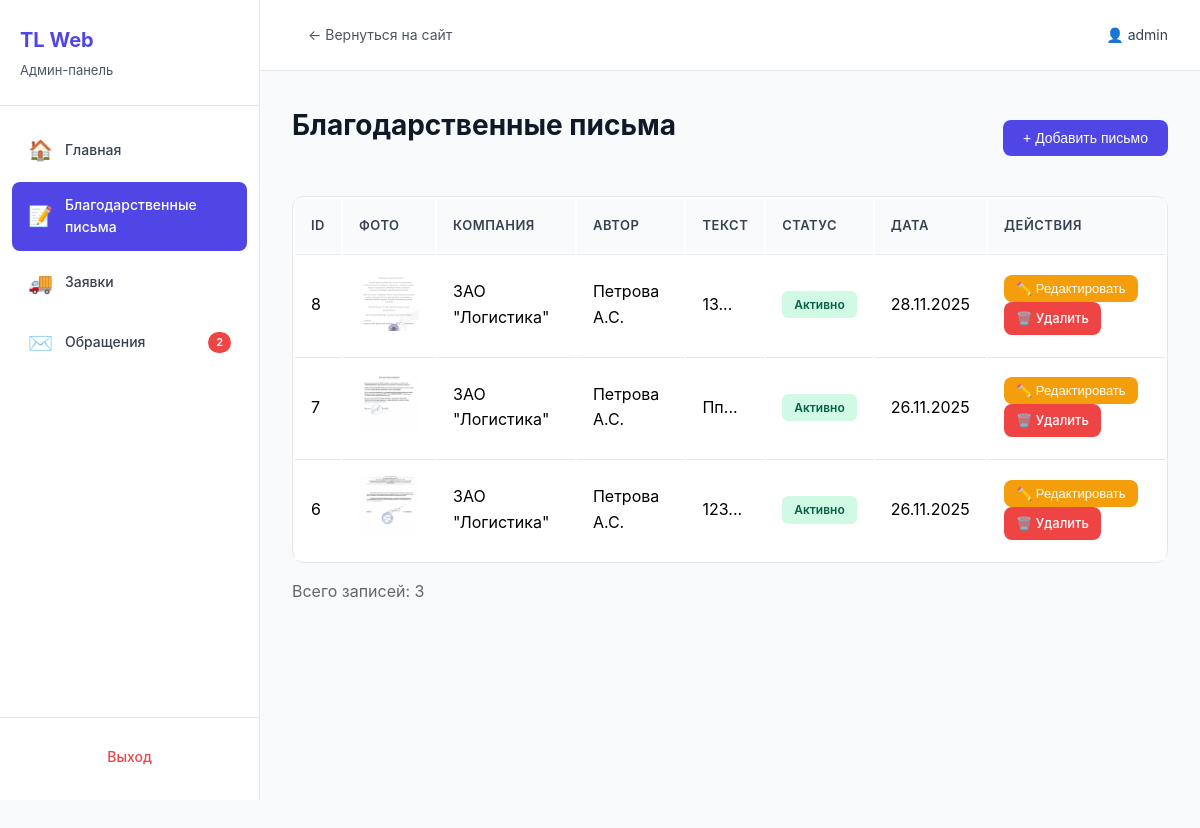
Screenshot of /public/admin/pages/testimonials.php (signed in) with the database file from the repository.
### tables this page shows
CREATE TABLE `testimonials` (
  `id` int(11) NOT NULL,
  `company_name` varchar(255) NOT NULL COMMENT 'Название компании',
  `author_name` varchar(255) DEFAULT NULL COMMENT 'ФИО автора письма',
  `content` text NOT NULL COMMENT 'Текст благодарственного письма',
  `image_path` varchar(500) DEFAULT NULL COMMENT 'Путь к фото письма',
  `is_active` tinyint(1) DEFAULT 1 COMMENT 'Активно/неактивно',
  `created_at` timestamp NOT NULL DEFAULT current_timestamp() COMMENT 'Дата создания',
  `updated_at` timestamp NOT NULL DEFAULT current_timestamp() ON UPDATE current_timestamp() COMMENT 'Дата обновления'
);

### api/models/Testimonial.php (called while the page is built, shortened)
<?php
class Testimonial {
    private $conn;
    private $table_name = "testimonials";
    public function __construct($db) {
        $this->conn = $db;
    }
    public function readAll() {
        $query = "SELECT * FROM " . $this->table_name . " ORDER BY created_at DESC";
        $stmt = $this->conn->prepare($query);
        $stmt->execute();
        return $stmt;
    }
}
?>

### public/admin/pages/testimonials.php (the view, shortened to what this page needs)
<?php
include_once '../../../api/models/Testimonial.php';
$database = new Database();
$db = $database->getConnection();
$testimonial = new Testimonial($db);
$stmt = $testimonial->readAll();
$testimonials = $stmt->fetchAll(PDO::FETCH_ASSOC);
$count = count($testimonials);
?>
<!DOCTYPE html>
<html lang="ru">
<head>
    <link rel="stylesheet" href="../css/admin.css">
</head>
<body>
    <div class="admin-layout">
        <?php include '../includes/sidebar.php'; ?>
        <div class="admin-main">
            <?php include '../includes/header.php'; ?>
            <div class="admin-content">
                <div class="content-header">
                    <h1 class="page-title">Благодарственные письма</h1>
                    <button onclick="openModal()" class="btn btn-primary">+ Добавить письмо</button>
                </div>
                <table class="data-table">
                    <thead>
                        <tr>
                            <th>ID</th>
                            <th>Фото</th>
                            <th>Компания</th>
                            <th>Автор</th>
                            <th>Текст</th>
                            <th>Статус</th>
                            <th>Дата</th>
                            <th>Действия</th>
                        </tr>
                    </thead>
                    <tbody>
                        <?php foreach ($testimonials as $row): ?>
                        <tr style="background: white !important; color: black !important; height: 60px !important; border: 2px solid red !important;">
                            <td style="color: black !important; padding: 16px !important; background: white !important;"><?php echo $row['id']; ?></td>
                            <td style="color: black !important; padding: 16px !important; background: white !important;">
                                <?php if ($row['image_path']): ?>
                                    <img src="/<?php echo htmlspecialchars($row['image_path']); ?>"
                                         alt="Фото" class="thumbnail">
                                <?php else: ?>
                                    <span class="no-image">Нет фото</span>
                                <?php endif; ?>
                            </td>
                            <td style="color: black !important; padding: 16px !important; background: white !important;"><?php echo htmlspecialchars($row['company_name']); ?></td>
                            <td style="color: black !important; padding: 16px !important; background: white !important;"><?php echo htmlspecialchars($row['author_name']); ?></td>
                            <td style="color: black !important; padding: 16px !important; background: white !important;" class="text-preview"><?php echo mb_substr(htmlspecialchars($row['content']), 0, 100); ?>...</td>
                            <td style="color: black !important; padding: 16px !important; background: white !important;">
                                <span class="status <?php echo $row['is_active'] ? 'active' : 'inactive'; ?>">
                                    <?php echo $row['is_active'] ? 'Активно' : 'Неактивно'; ?>
                                </span>
                            </td>
                            <td style="color: black !important; padding: 16px !important; background: white !important;"><?php echo date('d.m.Y', strtotime($row['created_at'])); ?></td>
                            <td style="color: black !important; padding: 16px !important; background: white !important;" class="actions">
                                <button onclick="editTestimonial(<?php echo $row['id']; ?>)" class="btn btn-edit">✏️ Редактировать</button>
                                <a href="../api/testimonial-delete.php?id=<?php echo $row['id']; ?>"
                                   class="btn btn-delete"
                                   onclick="return confirm('Удалить это письмо?')">🗑️ Удалить</a>
                            </td>
                        </tr>
                        <?php endforeach; ?>
                    </tbody>
                </table>
                <?php if ($count > 0): ?>
                <p style="margin-top: 16px; color: #666;">Всего записей: <?php echo $count; ?></p>
                <?php endif; ?>
            </div>
        </div>
    </div>
</body>
</html>

### public/admin/css/admin.css (style rules this page uses)
* { margin: 0; padding: 0; box-sizing: border-box; }
:root { --primary: #4F46E5; --primary-dark: #4338CA; --success: #10B981; --warning: #F59E0B; --danger: #EF4444; --gray-50: #F9FAFB; --gray-100: #F3F4F6; --gray-200: #E5E7EB; --gray-300: #D1D5DB; --gray-600: #4B5563; --gray-700: #374151; --gray-800: #1F2937; --gray-900: #111827; }
body { font-family: -apple-system, BlinkMacSystemFont, 'Segoe UI', Roboto, 'Helvetica Neue', Arial, sans-serif; background: var(--gray-50); color: var(--gray-900); line-height: 1.6; }
.admin-layout { display: flex; min-height: 100vh; }
.admin-main { flex: 1; margin-left: 260px; display: flex; flex-direction: column; }
.admin-content { padding: 32px; flex: 1; background: var(--gray-50); min-height: 100vh; }
.page-title { font-size: 28px; font-weight: 700; color: var(--gray-900); margin-bottom: 24px; }
.content-header { display: flex; justify-content: space-between; align-items: center; margin-bottom: 24px; background: transparent; }
.btn { padding: 10px 20px; border: none; border-radius: 8px; cursor: pointer; text-decoration: none; display: inline-flex; align-items: center; gap: 8px; font-size: 14px; font-weight: 500; transition: all 0.2s; }
.btn-primary { background: var(--primary); color: white; }
.btn-edit { background: var(--warning); color: white; padding: 6px 12px; font-size: 13px; }
.btn-delete { background: var(--danger); color: white; padding: 6px 12px; font-size: 13px; }
.data-table { width: 100%; background: white; border-radius: 12px; overflow: visible; border: 1px solid var(--gray-200); margin-top: 24px; }
.data-table thead { background: var(--gray-50); }
.data-table th { padding: 16px; text-align: left; font-weight: 600; font-size: 13px; color: var(--gray-700); text-transform: uppercase; letter-spacing: 0.5px; background: var(--gray-50); }
.data-table td { padding: 16px; border-top: 1px solid var(--gray-200); color: var(--gray-900); background: white; }
.data-table tbody tr { background: white; }
.thumbnail { width: 60px; height: 60px; object-fit: cover; border-radius: 8px; }
.text-preview { max-width: 300px; }
.status { padding: 4px 12px; border-radius: 6px; font-size: 12px; font-weight: 600; display: inline-block; }
.status.active, .status-completed { background: #D1FAE5; color: #065F46; }
.actions { display: flex; gap: 8px; }
.data-table tbody tr { display: table-row !important; visibility: visible !important; opacity: 1 !important; }
.data-table tbody td { display: table-cell !important; visibility: visible !important; color: #111827 !important; }

### rows the page displays
testimonials: id "8", image_path (picture), company_name "ЗАО \"Логистика\"", author_name "Петрова А.С.", content "13", is_active "Активно", created_at "28.11.2025"
testimonials: id "7", image_path (picture), company_name "ЗАО \"Логистика\"", author_name "Петрова А.С.", content "Пп", is_active "Активно", created_at "26.11.2025"
testimonials: id "6", image_path (picture), company_name "ЗАО \"Логистика\"", author_name "Петрова А.С.", content "123", is_active "Активно", created_at "26.11.2025"

### other values shown
$new_count "2"
$_SESSION['admin_username'] "admin"
$count "3"
